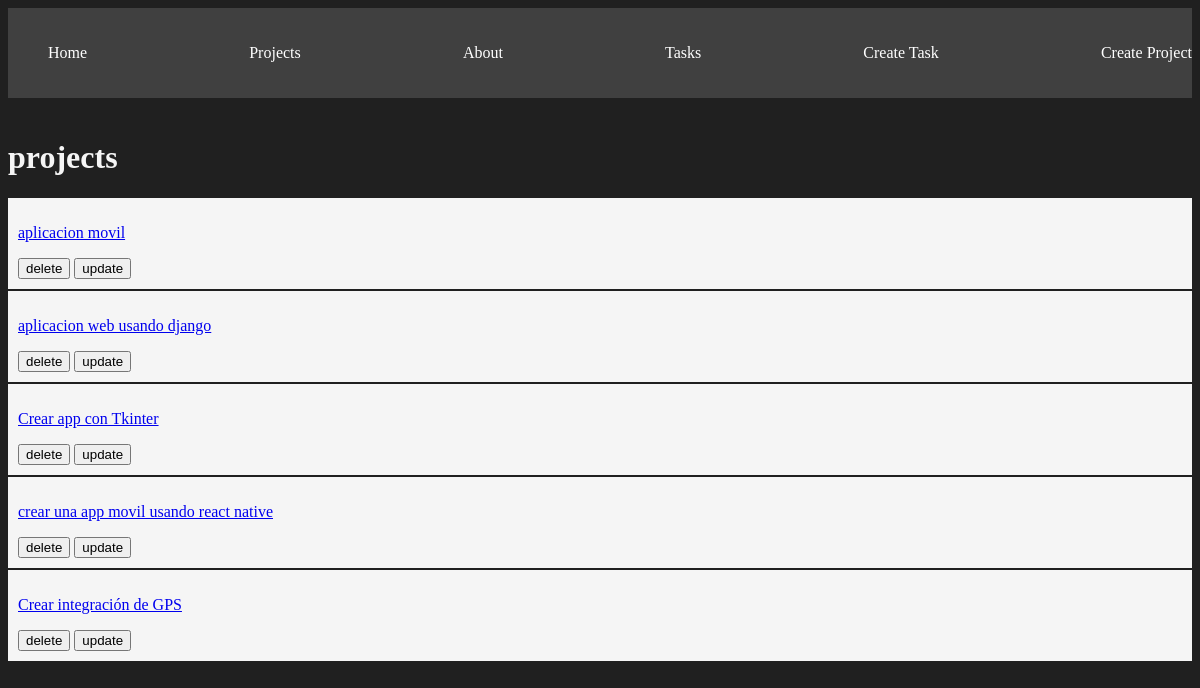
/projects/, run on the app's committed database.
### myapp/models.py (models this page shows)
class Project(models.Model):
    name = models.CharField(max_length=200) # Campo de texto es CharField
    def __str__(self) -> str:
        return self.name

### myapp/views.py (the view)
# urls.py: path('projects/', views.projects, name="projects"),
def projects(request):
    projects = Project.objects.all() # Obtener todos los proyectos de la base de datos
    return render(request, 'projects/projects.html',{
        'projects': projects
    })

### myapp/templates/projects/projects.html (shortened to what this page needs)
<!DOCTYPE html>
<html lang="en">
<head>
</head>
<body>
    {% extends "layouts/base.html" %}
    {% block content %}
    <h1>projects</h1>
    {% for project in projects %}
    <article class="card">
        <a href="{% url 'project_detail' project.id %}">
            <p>{{project.name}}</p>
        </a>
        <button>delete</button>
        <button>update</button>
    </article>
    {% endfor %}
    {% endblock %}

### myapp/static/styles/main.css (style rules this page uses)
body { background-color: #202020; color: whitesmoke; }
.card { background: whitesmoke; padding: 10px; margin-bottom: 2px; color: black; }

### data on the page
Project: name "aplicacion movil"
Project: name "aplicacion web usando django"
Project: name "Crear app con Tkinter"
Project: name "crear una app movil usando react native"
Project: name "Crear integración de GPS"
